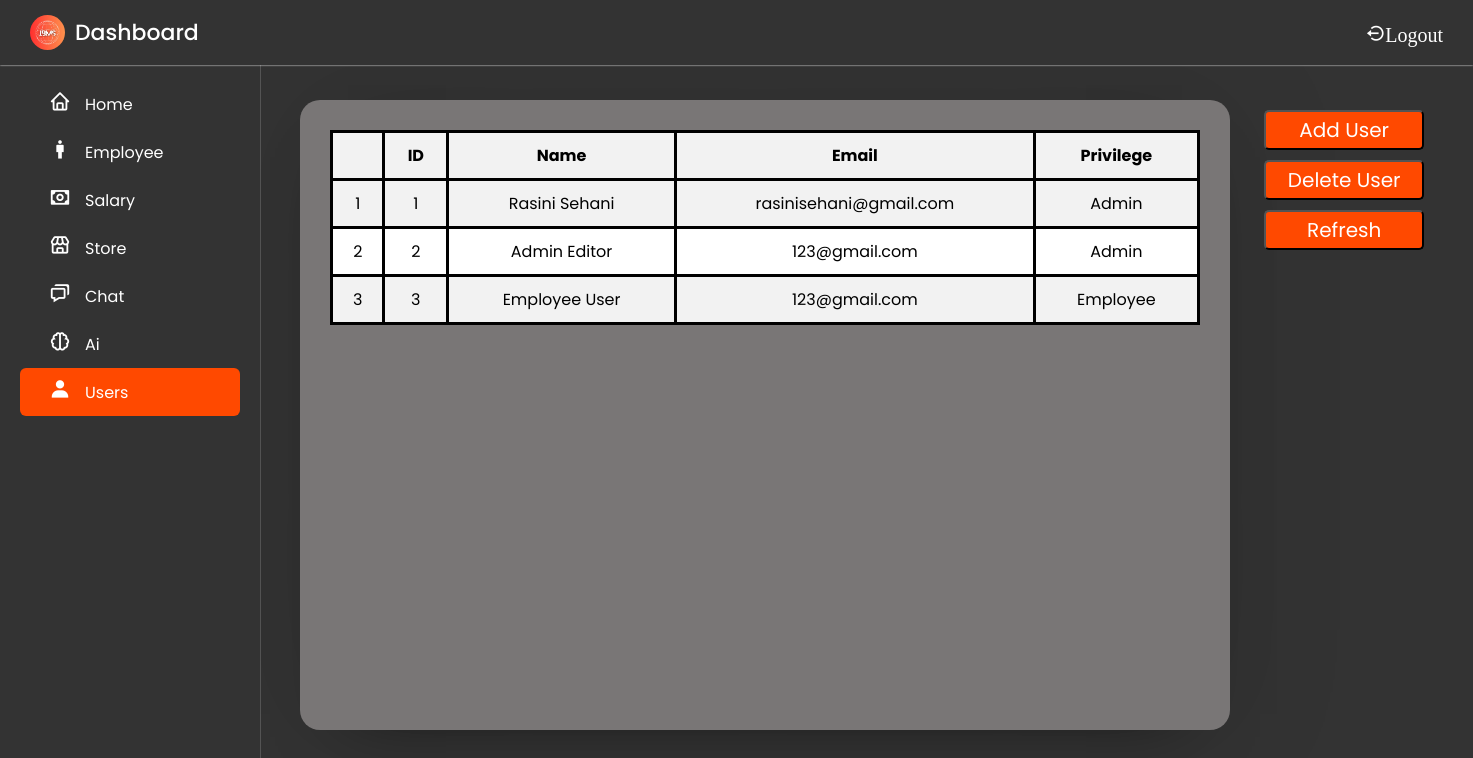
/users.php (signed in), run on the app's committed database.
### tables this page shows
CREATE TABLE `users` (
  `id` varchar(50) NOT NULL,
  `firstname` varchar(50) NOT NULL,
  `lastname` varchar(50) NOT NULL,
  `fullname` varchar(50) NOT NULL,
  `email` varchar(50) NOT NULL,
  `dob` date NOT NULL,
  `username` varchar(50) NOT NULL,
  `password` varchar(50) NOT NULL,
  `address` varchar(50) NOT NULL,
  `privilege` int(50) NOT NULL
);

### users.php (the view, shortened to what this page needs)
<?php
   include("db.php");
   $id = $_SESSION['id'];
   $result = mysqli_query($con,"SELECT * FROM users WHERE id='$id'") or die("Select Error");
   $row = mysqli_fetch_assoc($result);
?>
<!DOCTYPE html>
<html lang="en">
<head>
    <link rel="stylesheet" href="style/stylehome.css">
    <link rel="stylesheet" href="style/stylenav.css">
    <link href="https://unpkg.com/boxicons@2.1.4/css/boxicons.min.css" rel="stylesheet" />
  </head>
<body>
<nav class="navbar">
      <div class="logo_item">
        <img src="logo.jpg">
      <label style="color: var(--white-color);">Dashboard</label>
      </div>
      <a class="navbar_content">
        <i class="bx bx-log-out-circle" onclick="window.location.href='logout.php'">Logout</i>
      </a>
    </nav>
    <?php
    if($row['privilege'] == 1){
      include 'nav.php';
    }else if($row['privilege'] == 2){
      include 'nav1.php';
    }
     ?>
    <nav class="body">
      <div class="container">
        <div class="box" style="min-height: 630px; min-width: 930px; padding: 10px 10px 10px 10px; align-items: right;">
        <table style="">
    <tr>
      <th></th>
      <th>ID</th>
      <th>Name</th>
      <th>Email</th>
      <th>Privilege</th>
    </tr>
    <?php
    $sql = "SELECT * FROM users";
    $x=1;
    if ($result1 = $con->query($sql)) {
      while ($row1 = $result1->fetch_assoc()) {
    $id = $row1['id'];
    $fname = $row1['firstname'];
    $lname = $row1['lastname'];
    $email = $row1['email'];
    $privilege = $row1['privilege'];
    if($privilege == 1){
      $p = "Admin";
    }else if($privilege == 2){
      $p = "Employee";
    }
      echo "<tr>";
      echo "<td>$x</td>";
      echo "<td>$id</td>";
      echo "<td>$fname $lname</td>";
      echo "<td>$email</td>";
      echo "<td>$p</td>";
      echo "</tr>";
      $x++;
    }
  }
    ?>
  </table>
        </div>
        <pre>        </pre>
          <div class = "block-display">
            <button type="button" class = "btn" style="min-width: 160px;" id ="adduser"><pre> Add User </pre></button>
            <button type="button" class = "btn" style="min-width: 160px;" id ="deluser"><pre> Delete User </pre></button>
            <button type="button" class = "btn" style="min-width: 160px;" onclick="window.location.href='users.php'" id ="refresh"><pre> Refresh </pre></button>
          </div>
          <pre>         </pre>
      </div>
    </nav>
</body>
</html>

### nav.php (shortened to what this page needs)
<nav class="sidebar">
      <div class="menu_content">
        <ul class="menu_items">
          <li class="item" id="home">
            <a href="#" class="nav_link" onclick="window.location.href='home.php'">
              <span class="navlink_icon">
                <i class="bx bx-home"></i>
              </span>
              <span class="navlink">Home</span>
            </a>
          </li>
          <li class="item" id="employee">
            <a href="#" class="nav_link" onclick="window.location.href='employee.php'">
              <span class="navlink_icon">
                <i class="bx bx-male"></i>
              </span>
              <span class="navlink">Employee</span>
            </a>
          </li>
          <li class="item" id="salary">
            <a href="#" class="nav_link" onclick="window.location.href='salary.php'">
              <span class="navlink_icon">
                <i class="bx bx-money"></i>
              </span>
              <span class="navlink">Salary</span>
            </a>
          </li>
          <li class="item" id="store">
            <a href="#" class="nav_link" onclick="window.location.href='store.php'">
              <span class="navlink_icon">
                <i class="bx bx-store"></i>
              </span>
              <span class="navlink">Store</span>
            </a>
          </li>
          <li class="item" id="chat">
            <a href="#" class="nav_link" onclick="window.location.href='chat.php'">
              <span class="navlink_icon">
                <i class="bx bx-chat"></i>
              </span>
              <span class="navlink">Chat</span>
            </a>
          </li>
          <li class="item" id="ai">
            <a href="#" class="nav_link" onclick="window.location.href='ai.php'">
              <span class="navlink_icon">
                <i class="bx bx-brain"></i>
              </span>
              <span class="navlink">Ai</span>
            </a>
          </li>
          <li class="item" id="users">
            <a href="#" class="nav_link" onclick="window.location.href='users.php'">
              <span class="navlink_icon">
                <i class="bx bxs-user"></i>
              </span>
              <span class="navlink">Users</span>
            </a>
          </li>
        </div>
    </nav>

### style/stylehome.css (style rules this page uses)
.container { display: flex; align-items: top; justify-content: top; padding: 100px 0px 0px 300px; min-height: 90vh; }
.box { background: #797676; display: flex; flex-direction: column; padding: 310px 570px; border-radius: 20px; box-shadow: 0 0 128px 0 rgba(0,0,0,0.1), 0 32px 64px -48px rgba(0,0,0,0.5); }

### style/stylenav.css (style rules this page uses)
* { margin: 0; padding: 0; box-sizing: border-box; font-family: "Poppins", sans-serif; }
:root { --white-color: #fff; --blue-color: #4070f4; --grey-color: #707070; --grey-color-light: #aaa; }
body { background-color: #333; transition: all 0.5s ease; }
.navbar { position: fixed; top: 0; width: 100%; left: 0; background-color: #333; display: flex; align-items: center; justify-content: space-between; padding: 15px 30px; z-index: 1000; box-shadow: 0 0 2px var(--white-color); }
.logo_item { display: flex; align-items: center; column-gap: 10px; font-size: 22px; font-weight: 500; color: var(--blue-color); }
.navbar img { width: 35px; height: 35px; border-radius: 50%; }
.navbar_content { display: flex; align-items: center; column-gap: 25px; }
.navbar_content i { cursor: pointer; font-size: 20px; color: var(--white-color); }
.sidebar { background-color: #333; width: 260px; position: fixed; top: 0; left: 0; height: 100%; padding: 80px 20px; z-index: 100; overflow-y: scroll; box-shadow: 0 0 1px var(--white-color); transition: all 0.5s ease; }
.menu_content { position: relative; }
.menu_items { padding: 0; list-style: none; }
.navlink_icon { position: relative; font-size: 22px; min-width: 50px; line-height: 40px; display: inline-block; text-align: center; border-radius: 6px; }
.navlink_icon::before { content: ""; position: absolute; height: 100%; width: calc(100% + 100px); left: -20px; }
.sidebar .nav_link { display: flex; align-items: center; width: 100%; padding: 4px 15px; border-radius: 8px; text-decoration: none; color: var(--white-color); white-space: nowrap; }

### users.php (style rules this page uses)
body { font-family: Arial, sans-serif; }
table { background-color: white; border-collapse: collapse; margin: 20px; }
th, td { padding: 10px; border: 3px solid black; }
th { background-color: #f2f2f2; }
td { text-align: center; }
tr:nth-child(even) { background-color: #f2f2f2; }
.btn { height: 40px; background: #FF4900; border-radius: 5px; color: #fff; font-size: 20px; cursor: pointer; transition: all .3s; margin-top: 10px; padding: 0px 10px; }
.block-display button { margin-bottom:5px; display:block; }

### data on the page
users: id "1", firstname "Rasini", lastname "Sehani", email "rasinisehani@gmail.com", privilege "Admin"
users: id "2", firstname "Admin", lastname "Editor", email "123@gmail.com", privilege "Admin"
users: id "3", firstname "Employee", lastname "User", email "123@gmail.com", privilege "Employee"
